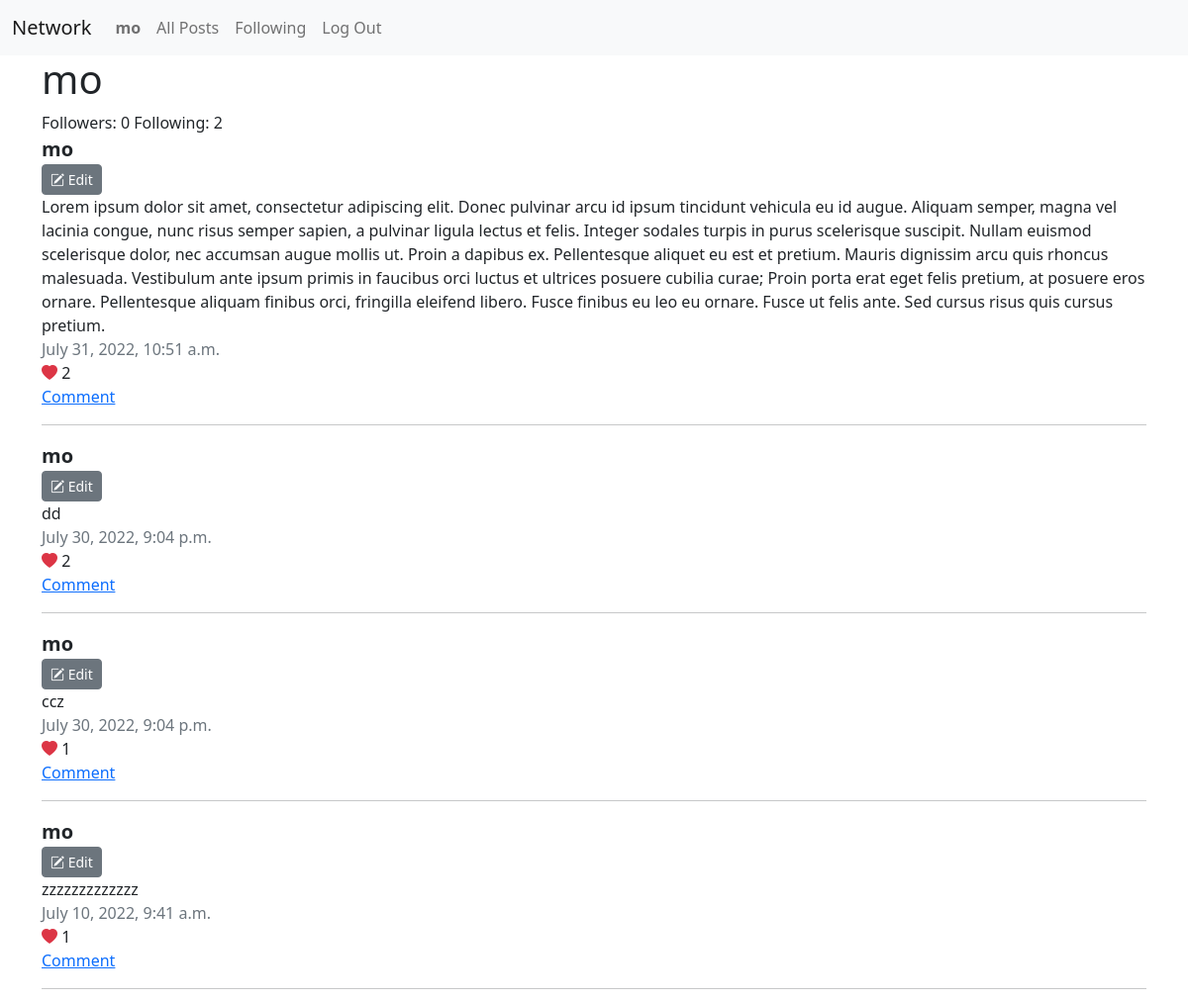
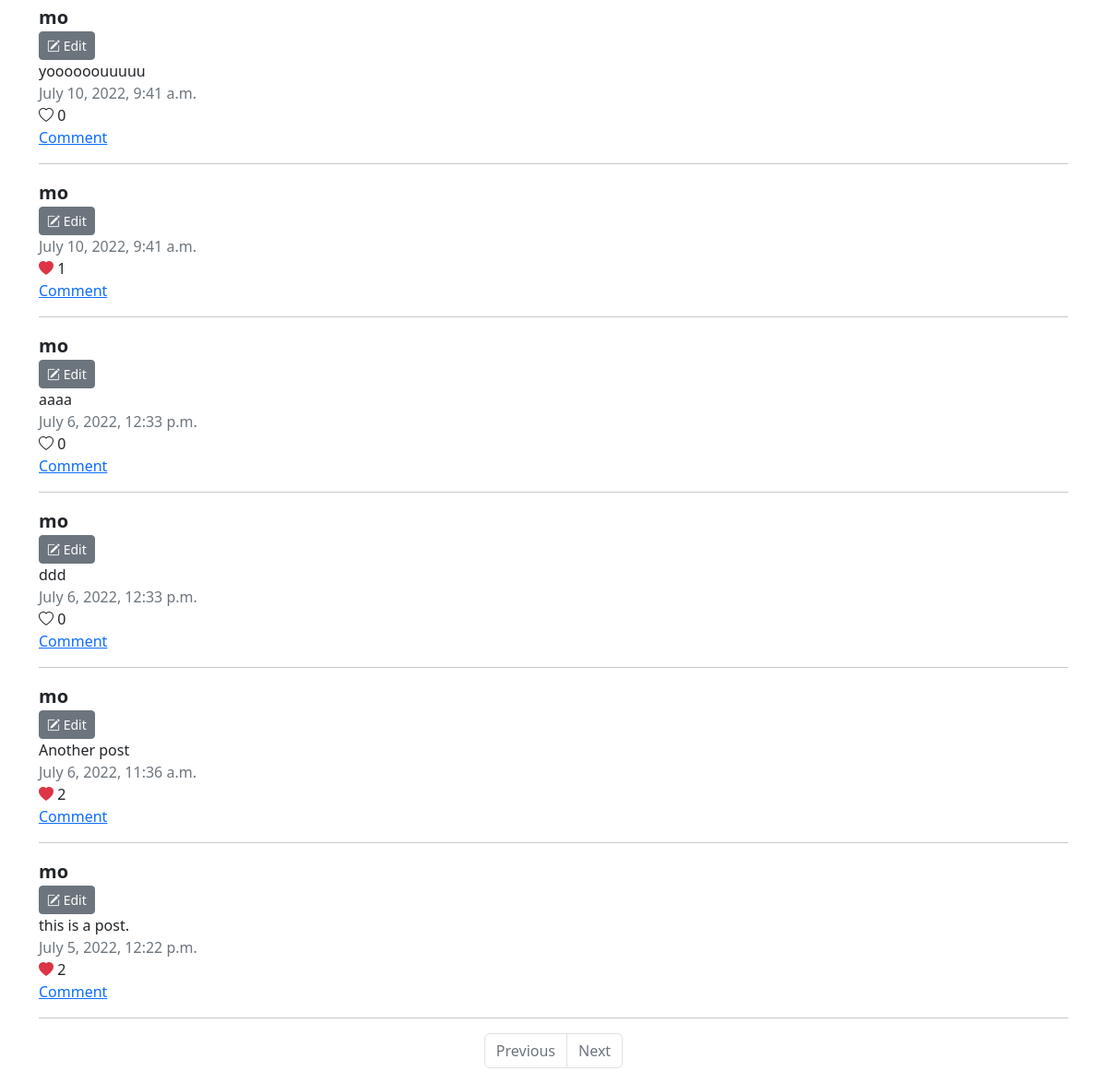
/profile/1 (signed in), run on the app's committed database (2 pictures, top to bottom).
### network/models.py (models this page shows)
class User(AbstractUser):
    pass

class Post(models.Model):
    entity = models.OneToOneField(Entity, on_delete=models.CASCADE, related_name="post")

class Entity(models.Model):
    user = models.ForeignKey(User, on_delete=models.CASCADE, related_name="posts")
    text = models.TextField()
    date = models.DateTimeField(default=datetime.now())

### network/views.py (the view)
# urls.py: path("profile/<int:user_id>", views.profile, name="profile"),
def profile(request, user_id):
    user_posts = Post.objects.filter(
        entity__user_id=user_id
    )
    posts = user_posts.annotate(
        is_liked=Exists(
            Like.objects.filter(user=request.user, entity_id=OuterRef('entity_id'))
        )
    ).select_related('entity').order_by('-entity__date', '-entity__id')
    paginator = Paginator(posts, 10)
    page_number = request.GET.get('page')
    page_obj = paginator.get_page(page_number)
    is_followed = Follow.objects.filter(follower=request.user, following_id=user_id).exists()
    followers = Follow.objects.filter(following_id=user_id).count()
    following = Follow.objects.filter(follower_id=user_id).count()
    return render(request, "network/profile.html", {
        "profile" : User.objects.get(id=user_id),
        "page_obj": page_obj,
        "is_followed": is_followed,
        "followers" : followers,
        "following" : following
    })

### network/templates/network/profile.html (shortened to what this page needs)
{% extends "network/layout.html" %}
{% block body %}
<h1>{{profile.username}}</h1>
Followers: {{ followers }}
Following: {{ following }}
{% include "network/posts.html" %}
{% endblock %}

### network/templates/network/layout.html (shortened to what this page needs)
{% load static %}
<!DOCTYPE html>
<html lang="en">
  <head>
    <link
      href="https://cdn.jsdelivr.net/npm/bootstrap@5.2.0-beta1/dist/css/bootstrap.min.css"
      rel="stylesheet"
    />
    <link
      rel="stylesheet"
      href="https://cdn.jsdelivr.net/npm/bootstrap-icons@1.8.3/font/bootstrap-icons.css"
    />
    <link href="{% static 'network/styles.css' %}" rel="stylesheet" />
  </head>
  <body>
    <nav class="navbar navbar-expand-lg navbar-light bg-light">
      <div class="container-fluid">
        <a class="navbar-brand" href="#">Network</a>
        <div class="me-auto collapse navbar-collapse" id="navbarSupportedContent">
          <ul class="navbar-nav">
            {% if user.is_authenticated %}
            <li class="nav-item">
              <a class="nav-link" href="#"
                ><strong>{{ user.username }}</strong></a
              >
            </li>
            {% endif %}
            <li class="nav-item">
              <a class="nav-link" href="{% url 'index' %}">All Posts</a>
            </li>
            {% if user.is_authenticated %}
            <li class="nav-item">
              <a class="nav-link" href="#">Following</a>
            </li>
            <li class="nav-item">
              <a class="nav-link" href="{% url 'logout' %}">Log Out</a>
            </li>
            {% endif %}
          </ul>
        </div>
      </div>
    </nav>
    <div class="body container">{% block body %} {% endblock %}</div>
  </body>
</html>

### network/templates/network/posts.html
{% for post in page_obj %}
<div data-id="{{post.entity.id}}">
  <a
    href="{% url 'profile' post.entity.user.id %}"
    class="text-decoration-none link-dark fw-bold fs-5">
    {{post.entity.user}}
  </a>
  <br />
  {% if post.entity.user.id == user.id %}
  <button type="button" class="btn btn-secondary btn-sm edit-btn">
    <i class="bi bi-pencil-square"></i> Edit
  </button>
  {% endif %}
  <div>{{post.entity.text}}</div>
  <div class="text-muted">{{post.entity.date}}</div>
  {% if not post.is_liked %}
  <div class="like-btn d-inline" data-like="like">
    <i class="bi bi-heart"></i>
    <div class="d-inline">{{post.entity.likes.count}}</div>
  </div>
  {%else%}
  <div class="like-btn d-inline" data-like="unlike">
    <i class="bi bi-heart-fill text-danger"></i>
    <div class="d-inline">{{post.entity.likes.count}}</div>
  </div>
  {%endif%}
  <br />
  <a href="#">Comment</a>
  <hr />
</div>
{% endfor %}
<nav aria-label="Page navigation">
  <ul class="pagination justify-content-center">
    <li class="page-item">
      {%if page_obj.has_previous%}
      <a class="page-link" href="?page={{ page_obj.previous_page_number }}"
        >Previous</a
      >
      {%else%}
      <a class="page-link disabled" href="#">Previous</a>
      {%endif%}
    </li>
    <li class="page-item">
      {%if page_obj.has_next %}
      <a class="page-link" href="?page={{ page_obj.next_page_number }}">Next</a>
      {%else%}
      <a class="page-link disabled" href="#">Next</a>
      {%endif%}
    </li>
  </ul>
</nav>

### network/static/network/styles.css (style rules this page uses)
* { margin: 0; padding: 0; box-sizing: border-box; }
.like-btn, .unlike-btn { user-select: none; }

### data on the page
User: username "mo"
Post: entity.user "mo", shows "Edit", entity.text "Lorem ipsum dolor sit amet, consectetur adipiscing elit. Donec pulvinar arcu id ipsum tincidunt vehicula eu id augue. Aliquam semper, magna vel lacinia congue, nunc risus semper sapien, a pulvinar ligula lectus et felis. Integer sodales turpis in purus scelerisque suscipit. Nullam euismod scelerisque dolor, nec accumsan augue mollis ut. Proin a dapibus ex. Pellentesque aliquet eu est et pretium. Mauris dignissim arcu quis rhoncus malesuada. Vestibulum ante ipsum primis in faucibus orci luctus et ultrices posuere cubilia curae; Proin porta erat eget felis pretium, at posuere eros ornare. Pellentesque aliquam finibus orci, fringilla eleifend libero. Fusce finibus eu leo eu ornare. Fusce ut…", entity "July 31, 2022, 10:51 a.m.", entity.likes.count "2"
Post: entity.user "mo", shows "Edit", entity.text "dd", entity "July 30, 2022, 9:04 p.m.", entity.likes.count "2"
Post: entity.user "mo", shows "Edit", entity.text "ccz", entity "July 30, 2022, 9:04 p.m.", entity.likes.count "1"
Post: entity.user "mo", shows "Edit", entity.text "zzzzzzzzzzzzz", entity "July 10, 2022, 9:41 a.m.", entity.likes.count "1"
Post: entity.user "mo", shows "Edit", entity.text "yoooooouuuuu", entity "July 10, 2022, 9:41 a.m.", entity.likes.count "0"
Post: entity.user "mo", shows "Edit", entity "July 10, 2022, 9:41 a.m.", entity.likes.count "1"
Post: entity.user "mo", shows "Edit", entity.text "aaaa", entity "July 6, 2022, 12:33 p.m.", entity.likes.count "0"
Post: entity.user "mo", shows "Edit", entity.text "ddd", entity "July 6, 2022, 12:33 p.m.", entity.likes.count "0"
Post: entity.user "mo", shows "Edit", entity.text "Another post", entity "July 6, 2022, 11:36 a.m.", entity.likes.count "2"
Post: entity.user "mo", shows "Edit", entity.text "this is a post.", entity "July 5, 2022, 12:22 p.m.", entity.likes.count "2"

### other printed values
{{ followers }} "0"
{{ following }} "2"
